Frame 1 (no input): blank canvas, image omitted
Frame 60 (the mouse pressed at the canvas centre just before this capture): blank canvas, image omitted
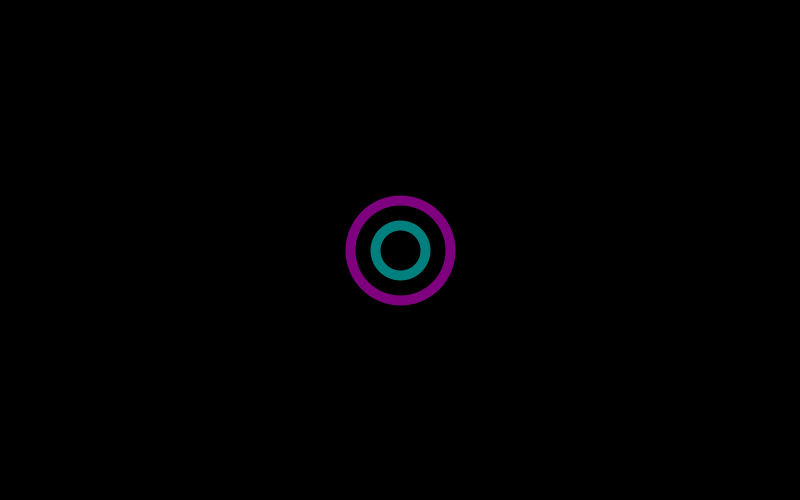
Frame 120 (the mouse held since frame 60 and released just before this capture)

The Processing sketch whose frames 1 and 60 were blank and that drew this single picture after the mouse press (run headless with seeded random() and noise(); from frame 60 on, the mouse is pressed at the canvas centre):

// Processing sketch: CRCP1310_14_map
// ── CRCP1310_14_map.pde
void setup() {
  size(800, 500);
}

void draw() {
  background(0);
  noFill();
  strokeWeight(10);
  float colorX = map(mouseX, 0, width, 0, 255);
  float colorY = map(mouseY, 0, height, 0, 255);
  stroke(colorX, 0, colorY);
  ellipse(mouseX, mouseY, 100, 100);
  
  stroke(0, colorX, colorY);
  ellipse(mouseX, mouseY, 50, 50);
}
